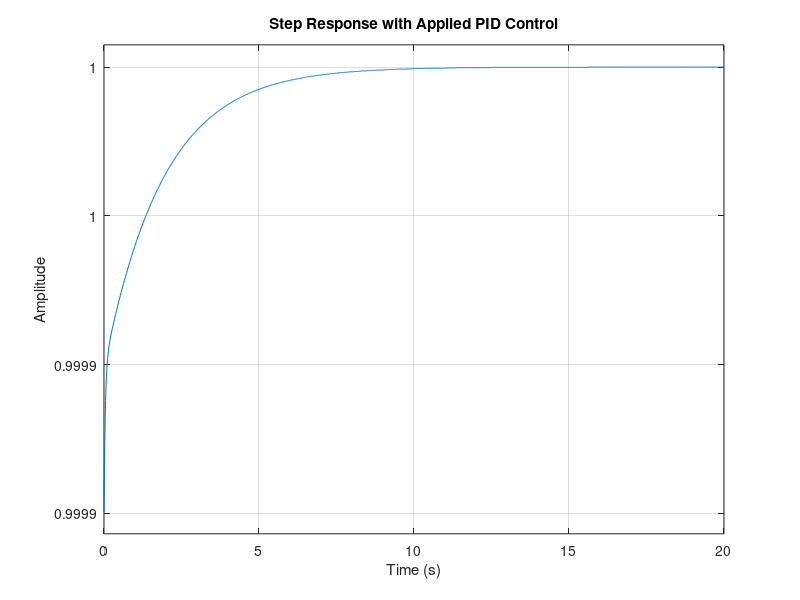
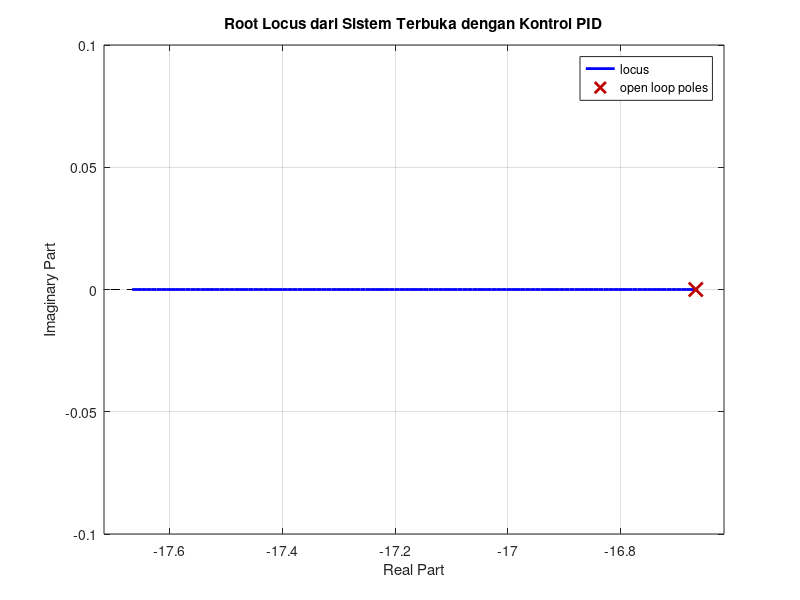

Reproduce these figures in MATLAB, in order. (Note: this script raises an error after producing the figures.)
clear; close all; clc;

% Constants
ENCODER_CONSTANT = 1000; % For simplicity, this will be our system gain

% System dynamics (as an example, we will treat the Arduino-motor system as a first order system)
tau = 60 / 1000; % Time constant, based on the given interval
K = ENCODER_CONSTANT; % System gain

plant = tf(K, [tau, 1]); % First-order system representation

% PID controller values
Kp = 10;
Ki = 5.1;
Kd = 0.401223;

controller = pid(Kp, Ki, Kd);

closed_loop_system = feedback(controller * plant, 1);

% Simulate step response
figure;
step(closed_loop_system);
title('Step Response with Applied PID Control');
xlabel('Time (s)');
ylabel('Amplitude');
grid on;

figure;
rlocus(plant);
title('Root Locus dari Sistem Terbuka dengan Kontrol PID');
xlabel('Real Part');
ylabel('Imaginary Part');
grid on;

% Gunakan rlocfind untuk memilih titik pada root locus
[K_selected, poles_selected] = rlocfind(plant);

fprintf('K yang dipilih: %f\n', K_selected);
fprintf('Pole yang dipilih:\n');
disp(poles_selected);
